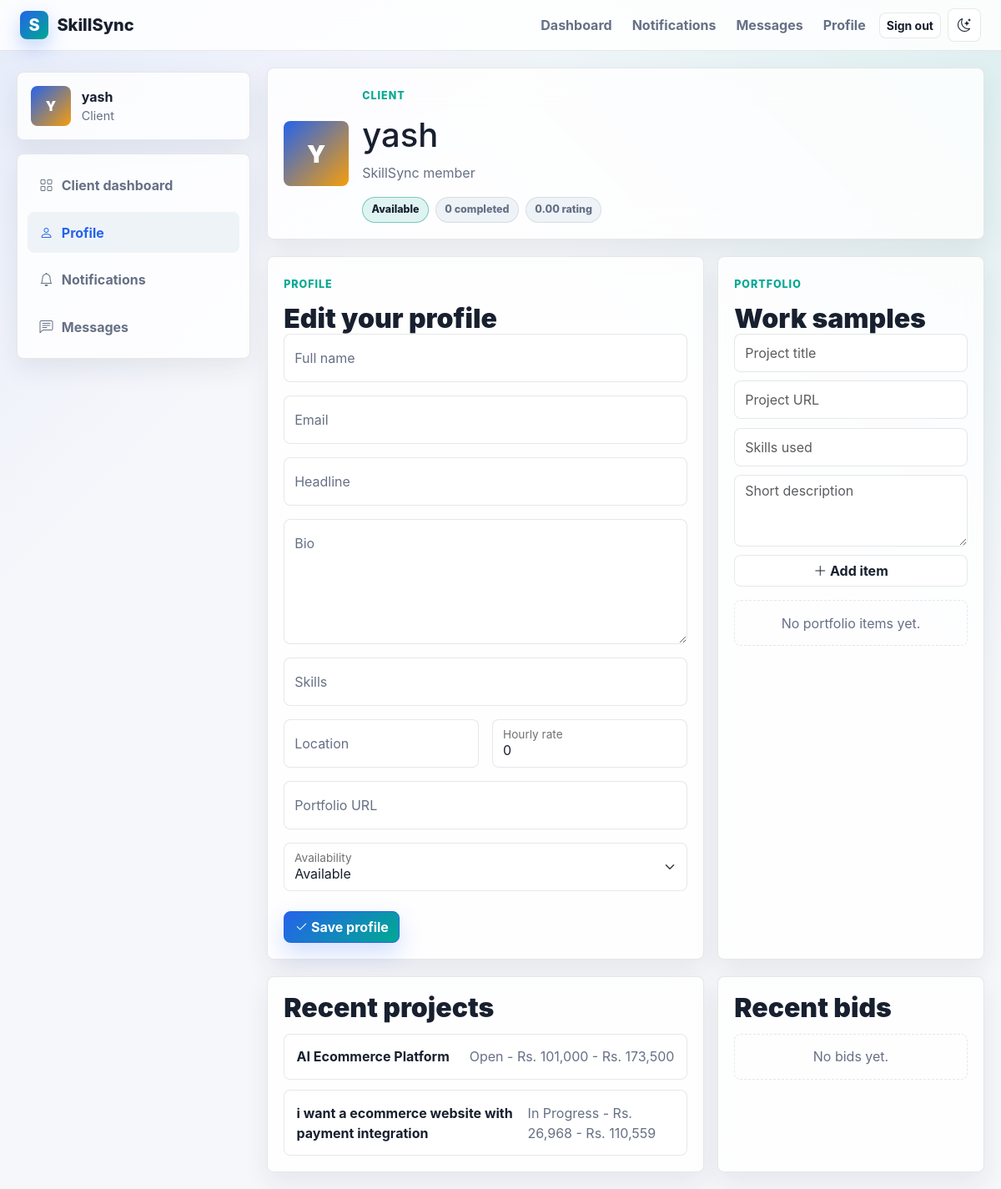
Screenshot of /profile/ (signed in) with the database file from the repository.
### core/models.py (models this page shows, shortened)
class Profile(models.Model):
    ROLE_CHOICES = (
        ("client", "Client"),
        ("freelancer", "Freelancer"),
    )
    AVAILABILITY_CHOICES = (
        ("available", "Available"),
        ("busy", "Busy"),
        ("offline", "Offline"),
    )
    user = models.OneToOneField(User, on_delete=models.CASCADE, related_name="profile")
    role = models.CharField(max_length=20, choices=ROLE_CHOICES, default="freelancer")
    full_name = models.CharField(max_length=120, blank=True)
    headline = models.CharField(max_length=180, blank=True)
    bio = models.TextField(blank=True)
    skills = models.TextField(
        blank=True,
        help_text="Comma-separated skills, for example: Django, UI Design, Payments",
    )
    location = models.CharField(max_length=120, blank=True)
    hourly_rate = models.PositiveIntegerField(default=0)
    completed_projects = models.PositiveIntegerField(default=0)
    rating = models.DecimalField(max_digits=3, decimal_places=2, default=0)
    total_reviews = models.PositiveIntegerField(default=0)
    portfolio_url = models.URLField(blank=True)
    availability = models.CharField(
        max_length=20,
        choices=AVAILABILITY_CHOICES,
        default="available",
    )
    created_at = models.DateTimeField(auto_now_add=True)
    updated_at = models.DateTimeField(auto_now=True)
    @property
    def display_name(self):
        return self.full_name or self.user.get_full_name() or self.user.username

class Project(models.Model):
    STATUS_CHOICES = (
        ("open", "Open"),
        ("in_review", "In Review"),
        ("in_progress", "In Progress"),
        ("completed", "Completed"),
        ("cancelled", "Cancelled"),
    )
    COMPLEXITY_CHOICES = (
        ("basic", "Basic"),
        ("intermediate", "Intermediate"),
        ("advanced", "Advanced"),
        ("expert", "Expert"),
    )
    user = models.ForeignKey(User, on_delete=models.CASCADE, related_name="projects")
    title = models.CharField(max_length=180, blank=True)
    description = models.TextField()
    min_price = models.PositiveIntegerField(default=0)
    max_price = models.PositiveIntegerField(default=0)
    estimated_price = models.PositiveIntegerField(default=0)
    estimated_days = models.PositiveIntegerField(default=0)
    estimated_time_label = models.CharField(max_length=80, blank=True)
    complexity = models.CharField(
        max_length=20,
        choices=COMPLEXITY_CHOICES,
        default="intermediate",
    )
    confidence_score = models.PositiveIntegerField(default=0)
    skills = models.JSONField(default=list, blank=True)
    tags = models.JSONField(default=list, blank=True)
    budget_justification = models.TextField(blank=True)
    status = models.CharField(max_length=20, choices=STATUS_CHOICES, default="open")
    accepted_bid = models.ForeignKey(
        "Bid",
        on_delete=models.SET_NULL,
        null=True,
        blank=True,
        related_name="accepted_for_projects",
    )
    created_at = models.DateTimeField(auto_now_add=True)
    updated_at = models.DateTimeField(auto_now=True)
    class Meta:
        ordering = ("-created_at",)
    @property
    def title_or_summary(self):
        if self.title:
            return self.title
        return self.description[:70]
    def get_absolute_url(self):
        return reverse("project_detail", args=[self.pk])
    @property
    def budget_range(self):
        return f"Rs. {self.min_price:,} - Rs. {self.max_price:,}"

### core/views.py (the view, shortened to what this page needs)
# urls.py: path("profile/", views.profile_view, name="profile"),
@login_required
def profile_view(request, username=None):
    profile_user = get_object_or_404(User, username=username) if username else request.user
    profile = _profile_for(profile_user)
    is_owner = profile_user == request.user
    context = {
        "profile_user": profile_user,
        "profile_obj": profile,
        "is_owner": is_owner,
        "portfolio_items": profile.portfolio_items.all(),
        "reviews": profile_user.reviews_received.select_related("reviewer", "project")[:6],
        "projects": Project.objects.filter(user=profile_user)[:5],
        "bids": Bid.objects.filter(freelancer=profile_user).select_related("project")[:5],
    }
    return render(request, "core/profile.html", context)

### core/context_processors.py (called while the page is built)
def notifications(request):
    if not request.user.is_authenticated:
        return {"unread_notifications": 0}
    return {
        "unread_notifications": request.user.notifications.filter(is_read=False).count(),
    }

### core/views.py (called while the page is built)
def _profile_for(user):
    profile, _ = Profile.objects.get_or_create(user=user)
    return profile

### core/templates/core/profile.html (shortened to what this page needs)
{% extends "core/base.html" %}
{% block content %}
<div class="app-shell">
    {% if is_owner %}
        {% include "core/includes/sidebar.html" with active="profile" %}
    {% endif %}
    <section class="dashboard-content">
        <div class="profile-hero glass-panel">
            <div class="profile-avatar">{{ profile_obj.display_name|slice:":1"|upper }}</div>
            <div>
                <span class="eyebrow">{{ profile_obj.get_role_display }}</span>
                <h1>{{ profile_obj.display_name }}</h1>
                <p>{{ profile_obj.headline|default:"SkillSync member" }}</p>
                <div class="tag-row">
                    <span class="status-pill">{{ profile_obj.availability|title }}</span>
                    <span class="status-pill subtle">{{ profile_obj.completed_projects }} completed</span>
                    <span class="status-pill subtle">{{ profile_obj.rating }} rating</span>
                </div>
            </div>
        </div>
        <div class="dashboard-grid">
            <div class="glass-panel">
                <div class="panel-heading">
                    <div>
                        <span class="eyebrow">Profile</span>
                        <h2>{% if is_owner %}Edit your profile{% else %}About{% endif %}</h2>
                    </div>
                </div>
                {% if is_owner %}
                    <form method="POST" data-loading>
                        <div class="form-floating mb-3">
                            <input class="form-control" name="full_name" id="full_name" value="{{ profile_obj.full_name }}" placeholder="Full name">
                            <label for="full_name">Full name</label>
                        </div>
                        <div class="form-floating mb-3">
                            <input class="form-control" type="email" name="email" id="email" value="{{ profile_user.email }}" placeholder="Email">
                            <label for="email">Email</label>
                        </div>
                        <div class="form-floating mb-3">
                            <input class="form-control" name="headline" id="headline" value="{{ profile_obj.headline }}" placeholder="Headline">
                            <label for="headline">Headline</label>
                        </div>
                        <div class="form-floating mb-3">
                            <textarea class="form-control tall-textarea" name="bio" id="bio" placeholder="Bio">{{ profile_obj.bio }}</textarea>
                            <label for="bio">Bio</label>
                        </div>
                        <div class="form-floating mb-3">
                            <input class="form-control" name="skills" id="skills" value="{{ profile_obj.skills }}" placeholder="Skills">
                            <label for="skills">Skills</label>
                        </div>
                        <div class="row g-3">
                            <div class="col-md-6">
                                <div class="form-floating mb-3">
                                    <input class="form-control" name="location" id="location" value="{{ profile_obj.location }}" placeholder="Location">
                                    <label for="location">Location</label>
                                </div>
                            </div>
                            <div class="col-md-6">
                                <div class="form-floating mb-3">
                                    <input class="form-control" type="number" name="hourly_rate" id="hourly_rate" value="{{ profile_obj.hourly_rate }}" placeholder="Hourly rate">
                                    <label for="hourly_rate">Hourly rate</label>
                                </div>
                            </div>
                        </div>
                        <div class="form-floating mb-3">
                            <input class="form-control" type="url" name="portfolio_url" id="portfolio_url" value="{{ profile_obj.portfolio_url }}" placeholder="Portfolio URL">
                            <label for="portfolio_url">Portfolio URL</label>
                        </div>
                        <div class="form-floating mb-4">
                            <select class="form-select" name="availability" id="availability">
                                <option value="available" {% if profile_obj.availability == "available" %}selected{% endif %}>Available</option>
                            </select>
                            <label for="availability">Availability</label>
                        </div>
                        <button class="btn btn-primary" type="submit"><i class="bi bi-check2"></i> Save profile</button>
                    </form>
                {% endif %}
            </div>
            <div class="glass-panel">
                <div class="panel-heading">
                    <div>
                        <span class="eyebrow">Portfolio</span>
                        <h2>Work samples</h2>
                    </div>
                </div>
                {% if is_owner %}
                    <form method="POST" class="mini-form" data-loading>
                        <input class="form-control" name="portfolio_title" placeholder="Project title" required>
                        <input class="form-control" name="portfolio_url" placeholder="Project URL">
                        <input class="form-control" name="portfolio_skills" placeholder="Skills used">
                        <textarea class="form-control" name="portfolio_description" rows="3" placeholder="Short description"></textarea>
                        <button class="btn btn-ghost" type="submit"><i class="bi bi-plus-lg"></i> Add item</button>
                    </form>
                {% endif %}
                <div class="portfolio-list">
                    {% for item in portfolio_items %}
                        <div class="portfolio-item">
                            <strong>{{ item.title }}</strong>
                            <span>{{ item.description|truncatechars:120 }}</span>
                            {% if item.project_url %}
                                <a href="{{ item.project_url }}" target="_blank" rel="noreferrer">Open project</a>
                            {% endif %}
                        </div>
                    {% empty %}
                        <div class="empty-state">No portfolio items yet.</div>
                    {% endfor %}
                </div>
            </div>
        </div>
        <div class="dashboard-grid">
            <div class="glass-panel">
                <div class="panel-heading compact"><h2>Recent projects</h2></div>
                <div class="activity-list">
                    {% for project in projects %}
                        <a class="activity-item" href="{{ project.get_absolute_url }}">
                            <strong>{{ project.title_or_summary }}</strong>
                            <span>{{ project.get_status_display }} - {{ project.budget_range }}</span>
                        </a>
                    {% empty %}
                        <div class="empty-state">No client projects yet.</div>
                    {% endfor %}
                </div>
            </div>
            <div class="glass-panel">
                <div class="panel-heading compact"><h2>Recent bids</h2></div>
                <div class="activity-list">
                    {% for bid in bids %}
                        <a class="activity-item" href="{{ bid.project.get_absolute_url }}">
                            <strong>{{ bid.project.title_or_summary }}</strong>
                            <span>Rs. {{ bid.amount }} - {{ bid.get_status_display }}</span>
                        </a>
                    {% empty %}
                        <div class="empty-state">No bids yet.</div>
                    {% endfor %}
                </div>
            </div>
        </div>
    </section>
</div>
{% endblock %}

### core/templates/core/includes/sidebar.html
<aside class="sidebar">
    <div class="sidebar-card">
        <div class="sidebar-avatar">{{ user.username|slice:":1"|upper }}</div>
        <div>
            <strong>{{ user.profile.display_name }}</strong>
            <span>{{ user.profile.get_role_display }}</span>
        </div>
    </div>
    <nav class="sidebar-nav">
        {% if user.profile.role == "client" %}
            <a class="{% if active == 'client' %}active{% endif %}" href="{% url 'client_dashboard' %}">
                <i class="bi bi-grid"></i> Client dashboard
            </a>
        {% else %}
            <a class="{% if active == 'freelancer' %}active{% endif %}" href="{% url 'freelancer_dashboard' %}">
                <i class="bi bi-search"></i> Find projects
            </a>
        {% endif %}
        <a class="{% if active == 'profile' %}active{% endif %}" href="{% url 'profile' %}">
            <i class="bi bi-person"></i> Profile
        </a>
        <a class="{% if active == 'notifications' %}active{% endif %}" href="{% url 'notifications' %}">
            <i class="bi bi-bell"></i> Notifications
        </a>
        <a class="{% if active == 'messages' %}active{% endif %}" href="{% url 'inbox' %}">
            <i class="bi bi-chat-left-text"></i> Messages
        </a>
    </nav>
</aside>

### rows the page displays
Profile: display_name "Y", role "CLIENT", display_name "yash", headline "SkillSync member", availability "Available", completed_projects "0", rating "0.00", hourly_rate "0"
Project: title_or_summary "AI Ecommerce Platform", status "Open", budget_range "Rs. 101,000 - Rs. 173,500"
Project: title_or_summary "i want a ecommerce website with payment integration", status "In Progress", budget_range "Rs. 26,968 - Rs. 110,559"

### other values shown
{{ user.username|slice:":1"|upper }} "Y"
{{ user.profile.display_name }} "yash"
{{ user.profile.get_role_display }} "Client"
